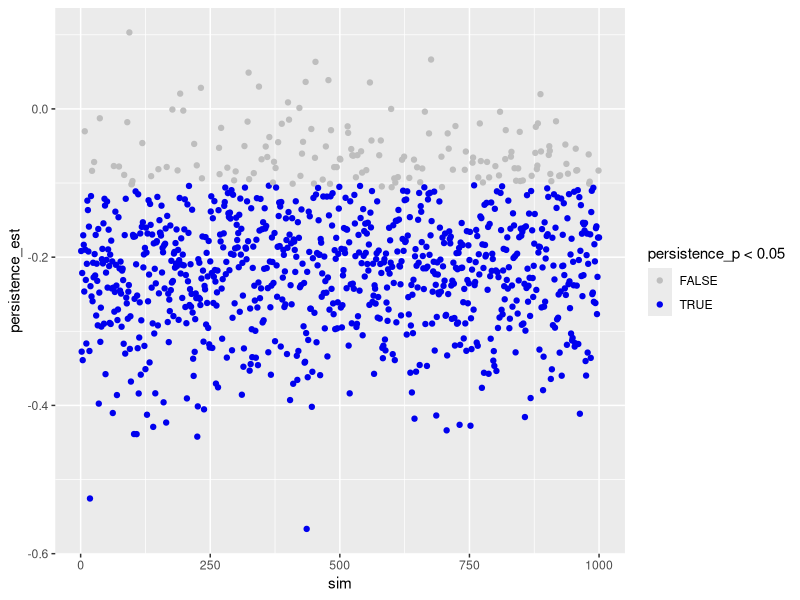
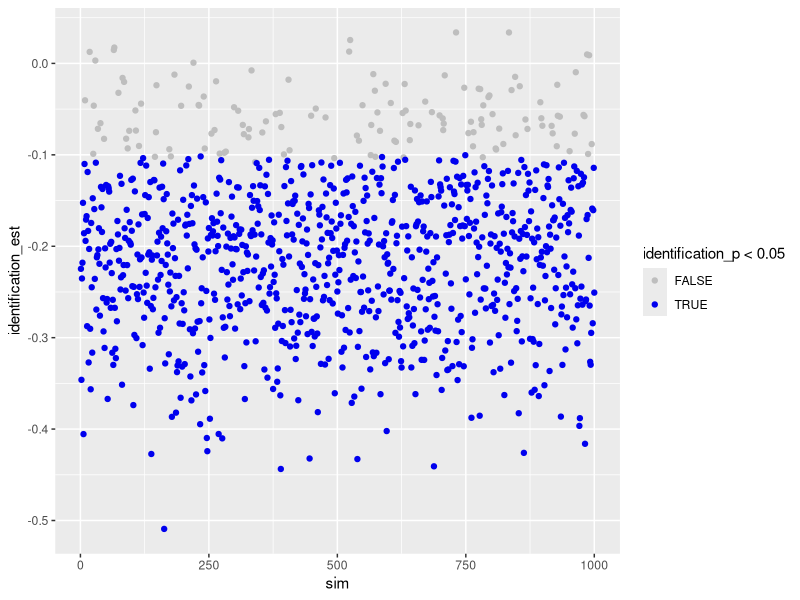

Write the R code that produced these figures, in order.
## ---- chunk 1
knitr::opts_chunk$set(echo = TRUE)
# set.seed(1)
options(scipen = 10000)
## ---- chunk 2
library(broom)
library(ggplot2)
library(magrittr)
library(tidyverse)
## ---- chunk 3
generate_design <- function(groupsize, 
                            persis, 
                            ident, 
                            topics, 
                            repetition, 
                            ...){
  
  # function generates underlying (empty) datastructure
  
  # count number of groups
  groups <- persis * ident * topics * repetition
  
  # make datastructure
  expand.grid(
    participant = 1:groupsize, 
    persistence = 1:persis - 1, # -1 to make binary
    identification = 1:ident - 1, 
    topic = 1:topics,
    repetition = 1:repetition) %>% 
    as.data.frame() %>% 
    rownames_to_column("id") %>% 
    mutate(
      group = rep(c(1:groups), each = groupsize))
}

sim_d <- function(d_frame, 
                  seed, # make results reproducible
                  effects, # vector of effects we anticipate
                  sd, 
                  groupsize, 
                  ...){
  
  # function to simulate data

  # set.seed(seed)  # uncomment to make results reproducible
  
  # compute how many participants per cell (exp. condition)
  n_cell <- groupsize_n * topics_n * repetition_n
  
  # create the DV. 
  # For now, this will be standardized, bc. of lack of concrete data

  # version 1: if-else # produces weird results
  # d_frame %<>%
  #   mutate(words = 
  #     ifelse(persistence == 0 & identification == 0, rnorm(n_cell, effects["pers0_iden_0_m"], sd),
  #        ifelse(persistence == 0 & identification == 1, rnorm(n_cell, effects["pers0_iden_1_m"], sd),
  #            ifelse(persistence == 1 & identification == 0, rnorm(n_cell, effects["pers1_iden_0_m"], sd),
  #                rnorm(n_cell, effects["pers1_iden_1_m"], sd))))
  #          )
  
  # version 2: filter
  d_frame$words <- 999
  for(i in 1 : repetition_n) {
    d_frame[d_frame$persistence == 0 & d_frame$identification == 0 & d_frame$repetition == i, ]$words <- 
      rnorm(groupsize_n, effects["pers0_iden_0_m"], sd)
    d_frame[d_frame$persistence == 0 & d_frame$identification == 1 & d_frame$repetition == i, ]$words <- 
      rnorm(groupsize_n, effects["pers0_iden_1_m"], sd)
    d_frame[d_frame$persistence == 1 & d_frame$identification == 0 & d_frame$repetition == i, ]$words <- 
      rnorm(groupsize_n, effects["pers1_iden_0_m"], sd)
    d_frame[d_frame$persistence == 1 & d_frame$identification == 1 & d_frame$repetition == i, ]$words <- 
      rnorm(groupsize_n, effects["pers1_iden_1_m"], sd)
  }
    
  return(d_frame)
}

analyze_d <- function(object, ...) {

  # function to analyze data and to extract results
  
  # get means
  means <- group_by(object, persistence, identification) %>% 
    summarize(mean = mean(words), .groups = 'drop')
  
  # get estimates from regression
  fit <- lm(words ~ persistence + identification, object)
  fit_res <- tidy(fit)
  
  # combine result
  results <- data.frame(
    per0_ide0_m = filter(means, persistence == 0, identification == 0)$mean,
    per0_ide1_m = filter(means, persistence == 0, identification == 1)$mean,
    per1_ide0_m = filter(means, persistence == 1, identification == 0)$mean,
    per1_ide1_m = filter(means, persistence == 1, identification == 1)$mean,
    persistence_est = fit_res[fit_res$term == "persistence",]$estimate,
    persistence_p = fit_res[fit_res$term == "persistence",]$p.value,
    identification_est = fit_res[fit_res$term == "identification",]$estimate,
    identification_p = fit_res[fit_res$term == "identification",]$p.value,
    n = glance(fit)$nobs
  ) 
  return(results)
}

des_sim_fit <- function(...){
  
  # function to report and extract results
  
  d_frame <- generate_design(...)
  # words <- sim_d(d_frame, ...)
  # d <- cbind(d_frame, words)
  d <- sim_d(d_frame, ...)
  analyze_d(d)
}
## ---- chunk 4
# study design
groupsize_n   <- 20
persis_n      <- 2
ident_n       <- 2 
topics_n      <- 3
repetition_n  <- 6

# overall sample size
sample_size <- groupsize_n * persis_n * ident_n * topics_n * repetition_n
## ---- chunk 5
# create design frame
d_frame <- generate_design(
  groupsize  = groupsize_n,
  persis     = persis_n,  
  ident      = ident_n,     
  topics     = topics_n,  
  repetition = repetition_n
  )
d_frame
## ---- chunk 6
xtabs(~persistence + identification + topic + repetition, d_frame)
## ---- chunk 7
pers0_iden_0_m <- 0
pers0_iden_1_m <- -.2
pers1_iden_0_m <- -.2
pers1_iden_1_m <- -.4
effects_est <- c(pers0_iden_0_m, pers0_iden_1_m, pers1_iden_0_m, pers1_iden_1_m)
names(effects_est) <- c("pers0_iden_0_m", "pers0_iden_1_m", "pers1_iden_0_m", "pers1_iden_1_m")
sd_est <- 1
## ---- chunk 8
d <- sim_d(d_frame, seed = 1, effects_est, sd_est, groupsize_n)
## ---- chunk 9
means <- d %>% 
  group_by(persistence, identification) %>% 
  summarize(mean = mean(words), .groups = 'drop')
means
## ---- chunk 10
lm(words ~ persistence + identification, d) %>% 
  summary()
## ---- chunk 11
n_sim <- 1000
## ---- chunk 12
sims <-
  tibble(sim = 1:n_sim) %>% 
  mutate(
    effect = map(sim, 
                 des_sim_fit, 
                 groupsize = groupsize_n, 
                 persis = persis_n, 
                 ident = ident_n, 
                 topics = topics_n, 
                 repetition = repetition_n, 
                 effects = effects_est, 
                 sd = sd_est)
    ) %>%
  unnest(effect) %>%
  as.data.frame()
sims
## ---- chunk 13
ggplot(sims) +
  geom_point(aes(sim, persistence_est, color = persistence_p < .05)) + 
  scale_color_manual(values = c("grey", "blue2"))
## ---- chunk 14
ggplot(sims) +
  geom_point(aes(sim, identification_est, color = identification_p < .05)) + 
  scale_color_manual(values = c("grey", "blue2"))
## ---- chunk 15
apply(sims[c("per0_ide0_m", "per0_ide1_m", "per1_ide0_m", "per1_ide1_m")], 2, mean)
## ---- chunk 16
power <- data.frame(
  persistence = sum(sims$persistence_p < .05 & sims$persistence_est < 0) / n_sim,
  identification = sum(sims$identification_p < .05 & sims$identification_est < 0) / n_sim
)
print(power)
